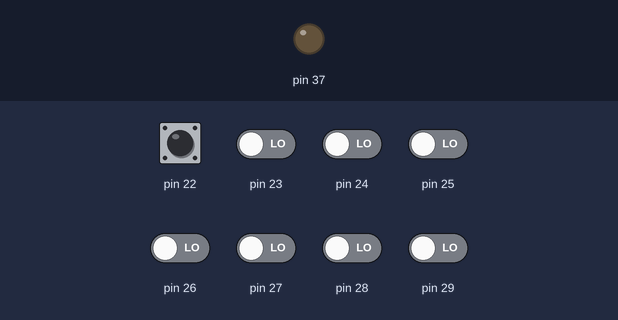
Bench run of a sketch on a simulated Arduino Mega 2560, built with avr-gcc and run on an emulated ATmega2560. On the bench: output pins drawn as LEDs (lit = HIGH). The test bench sets the inputs (shaded band); at power-on: pin 22 HIGH, pin 23–29 LOW.

Above: at 1.2 s.
1.3 s: pin 22 pulled LOW for 0.15 s
At 1.37 s:
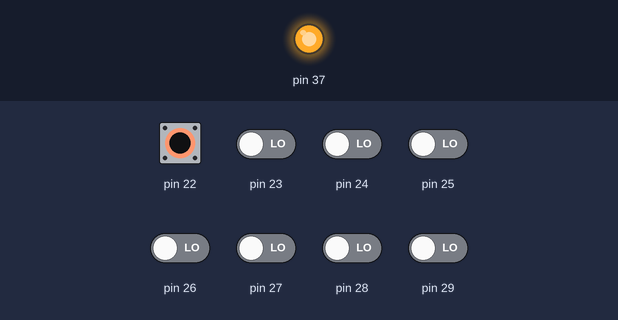
Timing chart, 0 to 4.3 s (numbered marks = the images above; inputs shaded):
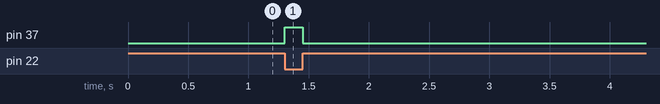

Measured:
- after the input at 1.3 s, pin 37: LOW → HIGH at once, → LOW 0.15 s later

The sketch:

q_0.ino
```cpp
void setup()
{
  DDRA &= ~0x01;
  PORTA = 0x01;
  DDRC =  0x01;
}

void loop()
{
  PORTC = ~(PINA);

 /* if ((PINA & 0x02) && (PINA & 0x04))
  {
    PORTC = 0x08;
  }
  else
  {
    PORTC = 0x00;
  }*/
}
```
